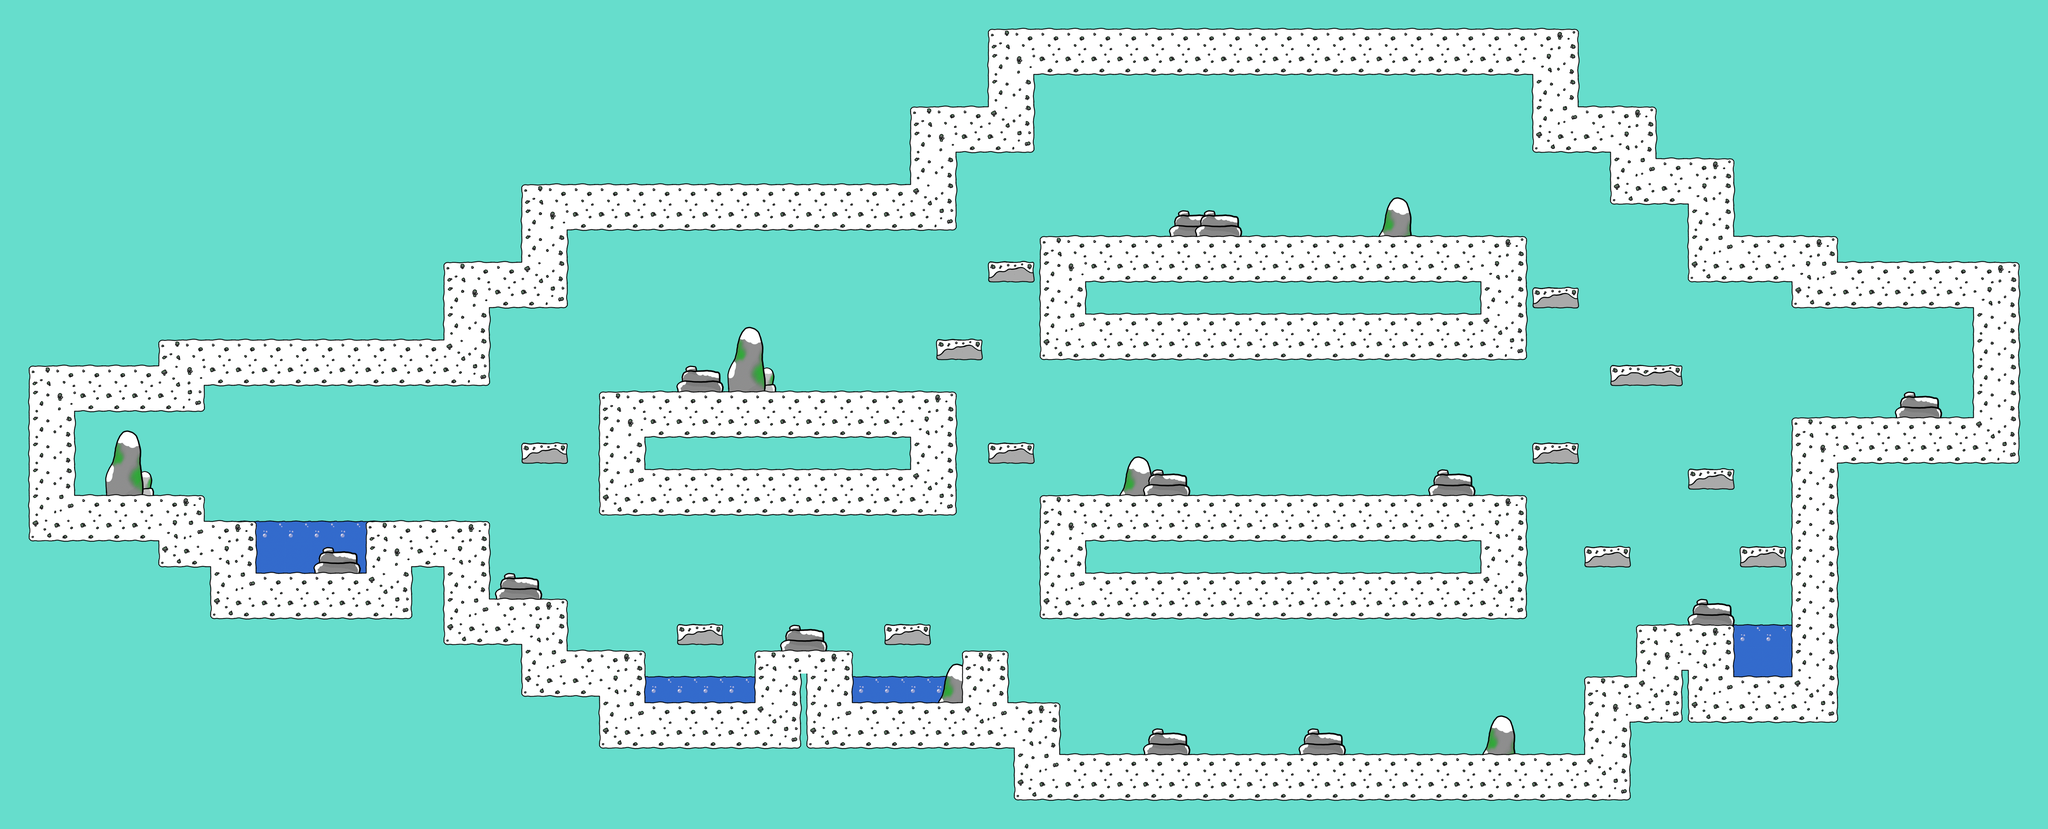

Rendered tile map (Tiled .tmx) drawn with the repository's tilesets; below, a short description and the map source with its tile grids summarised:
An orthogonal 79x32 tile map with 64x64 px tiles, 4 tile layers (a, e_01, e_02, g), 2 tilesets and 106 objects (54x 1, 41x 0, 3x 4, 3x 5, 2x 6, ...).

<map version="1.0" orientation="orthogonal" width="79" height="32" tilewidth="64" tileheight="64" backgroundcolor="#66ddcc">
 <properties>
  <property name="RGB" value="102,221,204" />
 </properties>
 <tileset firstgid="1" name="pack_e" tilewidth="64" tileheight="64">
  <image source="pack_e_02.png" width="704" height="704" />
 </tileset>
 <tileset firstgid="122" name="pack" tilewidth="64" tileheight="64" spacing="2" margin="2">
  <image source="pack_02.png" width="1124" height="200" />
 </tileset>
 <layer name="a" width="79" height="32">
  <data>[2528 cells, 54 non-empty, 2 distinct tile ids]</data>
 </layer>
 <layer name="e_01" width="79" height="32">
  <data>[2528 cells, 56 non-empty, 12 distinct tile ids]</data>
 </layer>
 <layer name="e_02" width="79" height="32">
  <data>[2528 cells, 40 non-empty, 4 distinct tile ids]</data>
 </layer>
 <layer name="g" width="79" height="32">
  <data>[2528 cells, 685 non-empty, 15 distinct tile ids]</data>
 </layer>
 <objectgroup name="border" width="79" height="32">
  <object x="171" y="1000">
   <polyline points="0,0 1,243 319,242 320,299 446,299 449,433 745,432 744,305 1028,309 1030,493 1220,492 1221,628 1408,627 1411,751 1701,749 1702,618 1924,621 1925,748 2220,744 2217,623 2308,622 2309,745 2434,747 2435,873 3749,872 3749,685 3880,682 3881,555 4097,552 4098,682 4261,682 4262,47 4716,45 4711,-251 4263,-250 4264,-312 4009,-316 4008,-506 3818,-507 3814,-632 3625,-635 3620,-825 2371,-827 2374,-636 2179,-637 2179,-443 1220,-442 1221,-251 1027,-253 1027,-61 324,-57 324,0 0,0" />
  </object>
  <object type="1" x="1294" y="1103">
   <polyline points="0,-1 0,36" />
  </object>
  <object type="1" x="1394" y="1103">
   <polyline points="0,-1 0,36" />
  </object>
  <object type="0" x="1295" y="1137">
   <polyline points="3,2 96,2" />
  </object>
  <object type="0" x="1295" y="1099">
   <polyline points="3,2 96,2" />
  </object>
  <object type="1" x="1678" y="1552">
   <polyline points="0,-1 0,36" />
  </object>
  <object type="1" x="1778" y="1552">
   <polyline points="0,-1 0,36" />
  </object>
  <object type="0" x="1679" y="1586">
   <polyline points="3,2 96,2" />
  </object>
  <object type="0" x="1679" y="1548">
   <polyline points="3,2 96,2" />
  </object>
  <object type="1" x="2190" y="1553">
   <polyline points="0,-1 0,36" />
  </object>
  <object type="1" x="2290" y="1553">
   <polyline points="0,-1 0,36" />
  </object>
  <object type="0" x="2191" y="1587">
   <polyline points="3,2 96,2" />
  </object>
  <object type="0" x="2191" y="1549">
   <polyline points="3,2 96,2" />
  </object>
  <object type="1" x="2445" y="1103">
   <polyline points="0,-1 0,36" />
  </object>
  <object type="1" x="2545" y="1103">
   <polyline points="0,-1 0,36" />
  </object>
  <object type="0" x="2446" y="1137">
   <polyline points="3,2 96,2" />
  </object>
  <object type="0" x="2446" y="1099">
   <polyline points="3,2 96,2" />
  </object>
  <object type="1" x="2318" y="848">
   <polyline points="0,-1 0,36" />
  </object>
  <object type="1" x="2418" y="848">
   <polyline points="0,-1 0,36" />
  </object>
  <object type="0" x="2319" y="882">
   <polyline points="3,2 96,2" />
  </object>
  <object type="0" x="2319" y="844">
   <polyline points="3,2 96,2" />
  </object>
  <object type="1" x="2318" y="848">
   <polyline points="0,-1 0,36" />
  </object>
  <object type="1" x="2418" y="848">
   <polyline points="0,-1 0,36" />
  </object>
  <object type="0" x="2319" y="882">
   <polyline points="3,2 96,2" />
  </object>
  <object type="0" x="2319" y="844">
   <polyline points="3,2 96,2" />
  </object>
  <object type="1" x="2447" y="656">
   <polyline points="0,-1 0,36" />
  </object>
  <object type="1" x="2547" y="656">
   <polyline points="0,-1 0,36" />
  </object>
  <object type="0" x="2448" y="690">
   <polyline points="3,2 96,2" />
  </object>
  <object type="0" x="2448" y="652">
   <polyline points="3,2 96,2" />
  </object>
  <object type="1" x="3791" y="718">
   <polyline points="0,-1 0,36" />
  </object>
  <object type="1" x="3891" y="718">
   <polyline points="0,-1 0,36" />
  </object>
  <object type="0" x="3792" y="714">
   <polyline points="3,2 96,2" />
  </object>
  <object type="0" x="3792" y="752">
   <polyline points="3,2 96,2" />
  </object>
  <object type="1" x="3789" y="1104">
   <polyline points="0,-1 0,36" />
  </object>
  <object type="1" x="3889" y="1104">
   <polyline points="0,-1 0,36" />
  </object>
  <object type="0" x="3790" y="1100">
   <polyline points="3,2 96,2" />
  </object>
  <object type="0" x="3790" y="1138">
   <polyline points="3,2 96,2" />
  </object>
  <object type="1" x="3919" y="1359">
   <polyline points="0,-1 0,36" />
  </object>
  <object type="1" x="4019" y="1359">
   <polyline points="0,-1 0,36" />
  </object>
  <object type="0" x="3920" y="1355">
   <polyline points="3,2 96,2" />
  </object>
  <object type="0" x="3920" y="1393">
   <polyline points="3,2 96,2" />
  </object>
  <object type="1" x="4173" y="1169">
   <polyline points="0,-1 0,36" />
  </object>
  <object type="1" x="4273" y="1169">
   <polyline points="0,-1 0,36" />
  </object>
  <object type="0" x="4174" y="1165">
   <polyline points="3,2 96,2" />
  </object>
  <object type="0" x="4174" y="1203">
   <polyline points="3,2 96,2" />
  </object>
  <object type="1" x="4300" y="1361">
   <polyline points="0,-1 0,36" />
  </object>
  <object type="1" x="4400" y="1361">
   <polyline points="0,-1 0,36" />
  </object>
  <object type="0" x="4301" y="1357">
   <polyline points="3,2 96,2" />
  </object>
  <object type="0" x="4301" y="1395">
   <polyline points="3,2 96,2" />
  </object>
  <object type="0" x="4014" y="946">
   <polyline points="-30,3 127,2" />
  </object>
  <object type="1" x="4144" y="912">
   <polyline points="0,-1 0,36" />
  </object>
  <object type="0" x="4014" y="908">
   <polyline points="-31,2 127,2" />
  </object>
  <object type="1" x="3981" y="912">
   <polyline points="0,-1 0,36" />
  </object>
  <object type="1" x="1491" y="978">
   <polyline points="0,0 -2,283" />
  </object>
  <object type="1" x="2349" y="982">
   <polyline points="0,0 -2,283" />
  </object>
  <object type="0" x="1493" y="977">
   <polyline points="0,0 856,2" />
  </object>
  <object type="0" x="1489" y="1264">
   <polyline points="0,0 856,2" />
  </object>
  <object type="0" x="2586" y="602">
   <polyline points="-3,-3 1163,1" />
  </object>
  <object type="0" x="2584" y="876">
   <polyline points="-1,-3 1163,1" />
  </object>
  <object type="1" x="2581" y="600">
   <polyline points="0,0 0,272" />
  </object>
  <object type="1" x="3750" y="605">
   <polyline points="0,0 0,272" />
  </object>
  <object type="0" x="2580" y="1240">
   <polyline points="-3,-3 1163,1" />
  </object>
  <object type="0" x="2578" y="1514">
   <polyline points="-1,-3 1163,1" />
  </object>
  <object type="1" x="2574" y="1237">
   <polyline points="0,0 0,272" />
  </object>
  <object type="1" x="3745" y="1243">
   <polyline points="0,0 0,272" />
  </object>
 </objectgroup>
 <objectgroup name="water" width="79" height="32">
  <object type="0" x="640" y="1307">
   <polyline points="0,0 251,3" />
  </object>
  <object type="0" x="1599" y="1684">
   <polyline points="0,0 249,1" />
  </object>
  <object type="0" x="2112" y="1685">
   <polyline points="0,0 249,3" />
  </object>
  <object type="0" x="4287" y="1563">
   <polyline points="0,0 129,3" />
  </object>
 </objectgroup>
 <objectgroup name="player" width="79" height="32">
  <object type="0" x="192" y="1152" width="64" height="64" />
 </objectgroup>
 <objectgroup name="logic" width="79" height="32">
  <!-- 15 objects omitted --></objectgroup>
 <objectgroup name="end" width="79" height="32">
  <!-- 1 objects omitted --></objectgroup>
 <objectgroup name="enemies" width="79" height="32">
  <!-- 16 objects omitted --></objectgroup>
 <objectgroup name="info" width="79" height="32">
  <!-- 4 objects omitted --></objectgroup>
</map>
<!-- 36 of 106 objects omitted -->
